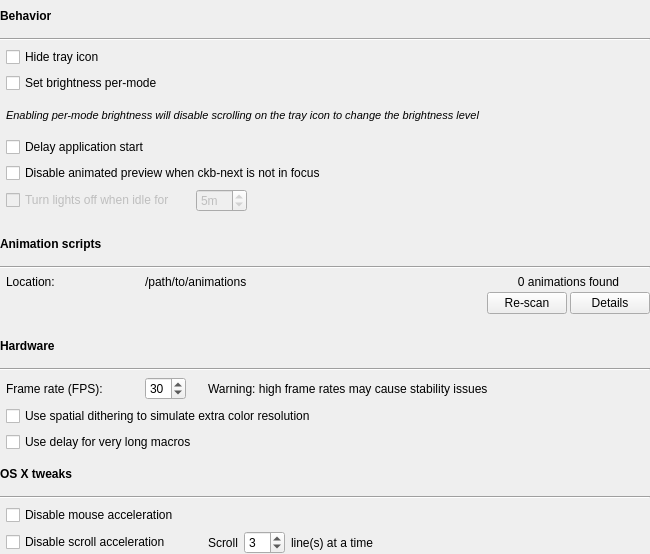
<?xml version="1.0" encoding="UTF-8"?>
<ui version="4.0">
 <class>ExtraSettingsWidget</class>
 <widget class="QWidget" name="ExtraSettingsWidget">
  <property name="geometry">
   <rect>
    <x>0</x>
    <y>0</y>
    <width>650</width>
    <height>554</height>
   </rect>
  </property>
  <property name="sizePolicy">
   <sizepolicy hsizetype="Preferred" vsizetype="Maximum">
    <horstretch>0</horstretch>
    <verstretch>0</verstretch>
   </sizepolicy>
  </property>
  <property name="windowTitle">
   <string>Application Settings</string>
  </property>
  <layout class="QGridLayout" name="gridLayout">
   <property name="leftMargin">
    <number>0</number>
   </property>
   <property name="topMargin">
    <number>0</number>
   </property>
   <property name="rightMargin">
    <number>0</number>
   </property>
   <property name="bottomMargin">
    <number>0</number>
   </property>
   <property name="horizontalSpacing">
    <number>6</number>
   </property>
   <item row="19" column="1" colspan="6">
    <widget class="QCheckBox" name="ditherBox">
     <property name="toolTip">
      <string>May improve appearance on some keyboards.</string>
     </property>
     <property name="text">
      <string>Use spatial dithering to simulate extra color resolution</string>
     </property>
    </widget>
   </item>
   <item row="2" column="1" colspan="6">
    <widget class="QCheckBox" name="trayBox">
     <property name="toolTip">
      <string>The tray icon will not be displayed. The application will still run in the background; re-launch the app to see the GUI again.</string>
     </property>
     <property name="text">
      <string>Hide tray icon</string>
     </property>
    </widget>
   </item>
   <item row="16" column="0" colspan="7">
    <widget class="Line" name="line_2">
     <property name="orientation">
      <enum>Qt::Horizontal</enum>
     </property>
    </widget>
   </item>
   <item row="15" column="0" colspan="7">
    <widget class="QLabel" name="label_2">
     <property name="font">
      <font>
       <weight>75</weight>
       <bold>true</bold>
      </font>
     </property>
     <property name="text">
      <string>Hardware</string>
     </property>
    </widget>
   </item>
   <item row="25" column="1" colspan="4">
    <widget class="QCheckBox" name="sAccelBox">
     <property name="toolTip">
      <string>Try this if you're having problems with the scroll wheel.</string>
     </property>
     <property name="text">
      <string>Disable scroll acceleration</string>
     </property>
    </widget>
   </item>
   <item row="13" column="1">
    <widget class="QLabel" name="label_6">
     <property name="text">
      <string>Location:</string>
     </property>
     <property name="alignment">
      <set>Qt::AlignLeading|Qt::AlignLeft|Qt::AlignTop</set>
     </property>
     <property name="margin">
      <number>0</number>
     </property>
    </widget>
   </item>
   <item row="18" column="6">
    <spacer name="horizontalSpacer">
     <property name="orientation">
      <enum>Qt::Horizontal</enum>
     </property>
     <property name="sizeHint" stdset="0">
      <size>
       <width>40</width>
       <height>20</height>
      </size>
     </property>
    </spacer>
   </item>
   <item row="14" column="1">
    <spacer name="verticalSpacer_6">
     <property name="orientation">
      <enum>Qt::Vertical</enum>
     </property>
     <property name="sizeType">
      <enum>QSizePolicy::Fixed</enum>
     </property>
     <property name="sizeHint" stdset="0">
      <size>
       <width>20</width>
       <height>10</height>
      </size>
     </property>
    </spacer>
   </item>
   <item row="0" column="0" colspan="7">
    <widget class="QLabel" name="label">
     <property name="font">
      <font>
       <weight>75</weight>
       <bold>true</bold>
      </font>
     </property>
     <property name="text">
      <string>Behavior</string>
     </property>
    </widget>
   </item>
   <item row="7" column="1" colspan="6">
    <widget class="QCheckBox" name="startDelayBox">
     <property name="text">
      <string>Delay application start</string>
     </property>
    </widget>
   </item>
   <item row="18" column="3">
    <widget class="QSpinBox" name="fpsBox">
     <property name="minimum">
      <number>5</number>
     </property>
     <property name="maximum">
      <number>60</number>
     </property>
     <property name="value">
      <number>30</number>
     </property>
    </widget>
   </item>
   <item row="22" column="0" colspan="7">
    <widget class="QLabel" name="osxLabel">
     <property name="font">
      <font>
       <weight>75</weight>
       <bold>true</bold>
      </font>
     </property>
     <property name="text">
      <string>OS X tweaks</string>
     </property>
    </widget>
   </item>
   <item row="13" column="3" colspan="4">
    <layout class="QHBoxLayout" name="horizontalLayout" stretch="0,1,0">
     <item>
      <widget class="QLabel" name="animPathLabel">
       <property name="text">
        <string>/path/to/animations</string>
       </property>
       <property name="alignment">
        <set>Qt::AlignLeading|Qt::AlignLeft|Qt::AlignTop</set>
       </property>
       <property name="textInteractionFlags">
        <set>Qt::LinksAccessibleByMouse|Qt::TextSelectableByMouse</set>
       </property>
      </widget>
     </item>
     <item>
      <spacer name="horizontalSpacer_4">
       <property name="orientation">
        <enum>Qt::Horizontal</enum>
       </property>
       <property name="sizeType">
        <enum>QSizePolicy::MinimumExpanding</enum>
       </property>
       <property name="sizeHint" stdset="0">
        <size>
         <width>10</width>
         <height>20</height>
        </size>
       </property>
      </spacer>
     </item>
     <item>
      <layout class="QVBoxLayout" name="verticalLayout_2">
       <property name="spacing">
        <number>3</number>
       </property>
       <item>
        <widget class="QLabel" name="animCountLabel">
         <property name="sizePolicy">
          <sizepolicy hsizetype="MinimumExpanding" vsizetype="Preferred">
           <horstretch>0</horstretch>
           <verstretch>0</verstretch>
          </sizepolicy>
         </property>
         <property name="text">
          <string>0 animations found</string>
         </property>
         <property name="alignment">
          <set>Qt::AlignCenter</set>
         </property>
        </widget>
       </item>
       <item>
        <layout class="QHBoxLayout" name="horizontalLayout_3">
         <item>
          <widget class="QPushButton" name="animScanButton">
           <property name="text">
            <string>Re-scan</string>
           </property>
          </widget>
         </item>
         <item>
          <widget class="QPushButton" name="detailsBtn">
           <property name="text">
            <string>Details</string>
           </property>
          </widget>
         </item>
        </layout>
       </item>
      </layout>
     </item>
    </layout>
   </item>
   <item row="8" column="1" colspan="6">
    <widget class="QCheckBox" name="previewBox">
     <property name="text">
      <string>Disable animated preview when ckb-next is not in focus</string>
     </property>
     <property name="checked">
      <bool>false</bool>
     </property>
    </widget>
   </item>
   <item row="18" column="2">
    <spacer name="horizontalSpacer_2">
     <property name="orientation">
      <enum>Qt::Horizontal</enum>
     </property>
     <property name="sizeType">
      <enum>QSizePolicy::Fixed</enum>
     </property>
     <property name="sizeHint" stdset="0">
      <size>
       <width>30</width>
       <height>20</height>
      </size>
     </property>
    </spacer>
   </item>
   <item row="10" column="1">
    <spacer name="verticalSpacer_5">
     <property name="orientation">
      <enum>Qt::Vertical</enum>
     </property>
     <property name="sizeType">
      <enum>QSizePolicy::Fixed</enum>
     </property>
     <property name="sizeHint" stdset="0">
      <size>
       <width>20</width>
       <height>10</height>
      </size>
     </property>
    </spacer>
   </item>
   <item row="25" column="5" colspan="2">
    <widget class="QWidget" name="sSpeedWidget" native="true">
     <property name="sizePolicy">
      <sizepolicy hsizetype="Expanding" vsizetype="Preferred">
       <horstretch>0</horstretch>
       <verstretch>0</verstretch>
      </sizepolicy>
     </property>
     <layout class="QHBoxLayout" name="horizontalLayout_2">
      <property name="leftMargin">
       <number>0</number>
      </property>
      <property name="topMargin">
       <number>0</number>
      </property>
      <property name="rightMargin">
       <number>0</number>
      </property>
      <property name="bottomMargin">
       <number>0</number>
      </property>
      <item>
       <widget class="QLabel" name="label_10">
        <property name="text">
         <string>Scroll</string>
        </property>
       </widget>
      </item>
      <item>
       <widget class="QSpinBox" name="sSpeedBox">
        <property name="minimum">
         <number>1</number>
        </property>
        <property name="maximum">
         <number>10</number>
        </property>
        <property name="value">
         <number>3</number>
        </property>
       </widget>
      </item>
      <item>
       <widget class="QLabel" name="label_11">
        <property name="sizePolicy">
         <sizepolicy hsizetype="Expanding" vsizetype="Preferred">
          <horstretch>0</horstretch>
          <verstretch>0</verstretch>
         </sizepolicy>
        </property>
        <property name="text">
         <string>line(s) at a time</string>
        </property>
       </widget>
      </item>
     </layout>
    </widget>
   </item>
   <item row="12" column="0" colspan="7">
    <widget class="Line" name="line_3">
     <property name="orientation">
      <enum>Qt::Horizontal</enum>
     </property>
    </widget>
   </item>
   <item row="18" column="5">
    <widget class="QLabel" name="fpsWarnLabel">
     <property name="sizePolicy">
      <sizepolicy hsizetype="Expanding" vsizetype="Preferred">
       <horstretch>0</horstretch>
       <verstretch>0</verstretch>
      </sizepolicy>
     </property>
     <property name="text">
      <string>Warning: high frame rates may cause stability issues</string>
     </property>
    </widget>
   </item>
   <item row="3" column="1" colspan="6">
    <widget class="QCheckBox" name="brightnessBox">
     <property name="toolTip">
      <string>By default, the same brightness level will be applied to all profiles and all devices. Enable this to store it with the lighting mode instead.</string>
     </property>
     <property name="text">
      <string>Set brightness per-mode</string>
     </property>
    </widget>
   </item>
   <item row="23" column="0" colspan="7">
    <widget class="Line" name="osxLine">
     <property name="orientation">
      <enum>Qt::Horizontal</enum>
     </property>
    </widget>
   </item>
   <item row="11" column="0" colspan="7">
    <widget class="QLabel" name="label_5">
     <property name="font">
      <font>
       <weight>75</weight>
       <bold>true</bold>
      </font>
     </property>
     <property name="text">
      <string>Animation scripts</string>
     </property>
    </widget>
   </item>
   <item row="20" column="1" colspan="6">
    <widget class="QCheckBox" name="delayBox">
     <property name="toolTip">
      <string>When using macros with strings longer than 25 chars, some OS may lose characters (e.g. Mint 17.2). Select to prevent that bug.</string>
     </property>
     <property name="text">
      <string>Use delay for very long macros</string>
     </property>
    </widget>
   </item>
   <item row="18" column="4">
    <spacer name="horizontalSpacer_3">
     <property name="orientation">
      <enum>Qt::Horizontal</enum>
     </property>
     <property name="sizeType">
      <enum>QSizePolicy::Fixed</enum>
     </property>
     <property name="sizeHint" stdset="0">
      <size>
       <width>10</width>
       <height>20</height>
      </size>
     </property>
    </spacer>
   </item>
   <item row="1" column="0" colspan="7">
    <widget class="Line" name="line">
     <property name="orientation">
      <enum>Qt::Horizontal</enum>
     </property>
    </widget>
   </item>
   <item row="4" column="1" colspan="6">
    <widget class="QLabel" name="scrollWarningLabel">
     <property name="enabled">
      <bool>true</bool>
     </property>
     <property name="font">
      <font>
       <pointsize>8</pointsize>
       <italic>true</italic>
      </font>
     </property>
     <property name="text">
      <string>Enabling per-mode brightness will disable scrolling on the tray icon to change the brightness level</string>
     </property>
    </widget>
   </item>
   <item row="24" column="1" colspan="6">
    <widget class="QCheckBox" name="mAccelBox">
     <property name="toolTip">
      <string>Try this if you're having problems with mouse movement.</string>
     </property>
     <property name="text">
      <string>Disable mouse acceleration</string>
     </property>
    </widget>
   </item>
   <item row="18" column="1">
    <widget class="QLabel" name="label_3">
     <property name="text">
      <string>Frame rate (FPS):</string>
     </property>
    </widget>
   </item>
   <item row="9" column="1" colspan="6">
    <layout class="QHBoxLayout" name="horizontalLayout_4" stretch="0,1,0,0">
     <property name="spacing">
      <number>6</number>
     </property>
     <property name="sizeConstraint">
      <enum>QLayout::SetDefaultConstraint</enum>
     </property>
     <item>
      <widget class="QCheckBox" name="timerBox">
       <property name="enabled">
        <bool>false</bool>
       </property>
       <property name="sizePolicy">
        <sizepolicy hsizetype="Maximum" vsizetype="Fixed">
         <horstretch>0</horstretch>
         <verstretch>0</verstretch>
        </sizepolicy>
       </property>
       <property name="text">
        <string>Turn lights off when idle for</string>
       </property>
       <property name="checkable">
        <bool>true</bool>
       </property>
       <property name="checked">
        <bool>false</bool>
       </property>
      </widget>
     </item>
     <item>
      <spacer name="horizontalSpacer_5">
       <property name="orientation">
        <enum>Qt::Horizontal</enum>
       </property>
       <property name="sizeType">
        <enum>QSizePolicy::Fixed</enum>
       </property>
       <property name="sizeHint" stdset="0">
        <size>
         <width>15</width>
         <height>20</height>
        </size>
       </property>
      </spacer>
     </item>
     <item>
      <widget class="QSpinBox" name="timerMinBox">
       <property name="enabled">
        <bool>false</bool>
       </property>
       <property name="suffix">
        <string comment="minutes">m</string>
       </property>
       <property name="minimum">
        <number>1</number>
       </property>
       <property name="stepType">
        <enum>QAbstractSpinBox::AdaptiveDecimalStepType</enum>
       </property>
       <property name="value">
        <number>5</number>
       </property>
      </widget>
     </item>
     <item>
      <spacer name="horizontalSpacer_6">
       <property name="orientation">
        <enum>Qt::Horizontal</enum>
       </property>
       <property name="sizeHint" stdset="0">
        <size>
         <width>40</width>
         <height>20</height>
        </size>
       </property>
      </spacer>
     </item>
    </layout>
   </item>
  </layout>
 </widget>
 <tabstops>
  <tabstop>trayBox</tabstop>
  <tabstop>brightnessBox</tabstop>
  <tabstop>fpsBox</tabstop>
  <tabstop>ditherBox</tabstop>
  <tabstop>delayBox</tabstop>
  <tabstop>mAccelBox</tabstop>
  <tabstop>sAccelBox</tabstop>
  <tabstop>sSpeedBox</tabstop>
 </tabstops>
 <resources/>
 <connections/>
</ui>
